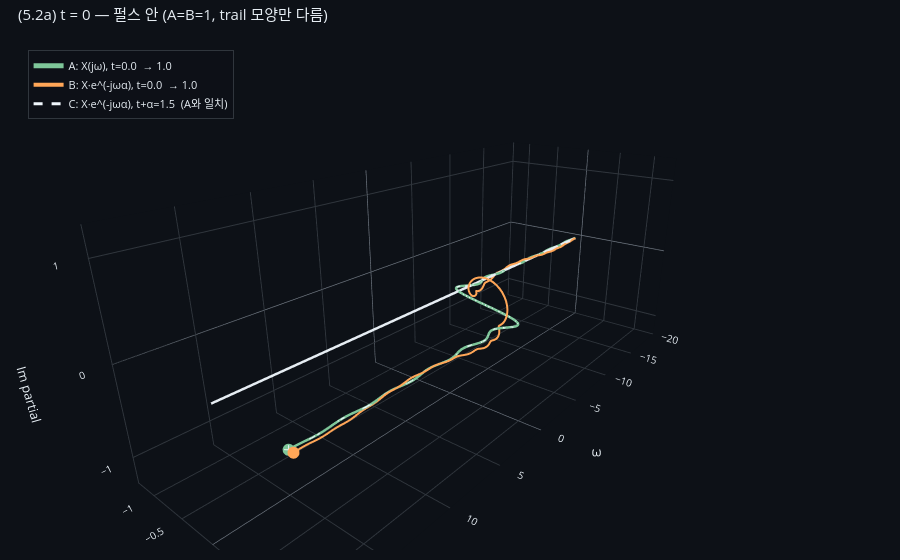

Notebook code for this chart:
### Markdown cell above
### 5.2 — Partial 적분을 3D로 (Trail A/B/C 비교, 세 케이스)

이제 역변환 적분을 ω 누적으로 본다. 좌표: x = ω, (y, z) = (Re partial, Im partial). ω가 -Ω에서 +Ω까지 진행하면서 누적 trail이 3D 공간에서 어떻게 자라는지 본다.

각 t에 대해 세 trail을 *한 그림*에 함께 그려 비교:

| Trail | 적분 핵 | t | 끝점 |
|---|---|---|---|
| A (초록) | `X(jω) · e^(jωt)` | t | rect_W(t) |
| B (주황) | `X(jω)·e^(-jωα) · e^(jωt)` | t | rect_W(t-α) |
| C (흰 점선) | `X(jω)·e^(-jωα) · e^(jω(t+α))` | t+α | rect_W(t)  → A와 정확히 같은 trail |

세 t 케이스: **rect_W(t) = 1, 0.5, 0** 각각 (펄스 안 / 경계 / 외부)
- t = 0: A = rect_W(0) = 1, B = rect_W(-1.5) = 1   → 끝점 같음, trail 모양 다름
- t = 2: A = rect_W(2) = 0.5 (경계), B = rect_W(0.5) = 1 (안)  → 끝점도 다름
- t = 3: A = rect_W(3) = 0 (외부), B = rect_W(1.5) = 1 (안)  → 끝점이 정반대

A vs C는 모든 t에서 정확히 같음 (time shift property).

### Code cell
def partial_accum_3d(omegas, X_kernel, t):
    """X_kernel(jω)에 e^(jωt)를 곱해 ω 누적합. (1/2π) 인자 포함."""
    domega = float(omegas[1] - omegas[0])
    arrows = X_kernel * np.exp(1j * omegas * t) * domega / (2 * np.pi)
    return np.cumsum(arrows)


def rect_W(t):
    if abs(abs(t) - W) < 1e-9:
        return 0.5
    return 1.0 if abs(t) < W else 0.0


def make_three_trails_3d(t_value: float, label: str):
    """주어진 t에서 Trail A/B/C 세 개를 한 3D scene에 그린 figure 반환."""
    cum_A = partial_accum_3d(omegas_3d, X_3d_orig,  t=t_value)
    cum_B = partial_accum_3d(omegas_3d, X_3d_shift, t=t_value)
    cum_C = partial_accum_3d(omegas_3d, X_3d_shift, t=t_value + ALPHA)

    diff_AC = float(np.max(np.abs(cum_A - cum_C)))
    target_A = rect_W(t_value)
    target_B = rect_W(t_value - ALPHA)

    print(f'[{label}]  t = {t_value}')
    print(f'  Trail A 끝점 (X, t):                  {cum_A[-1]:+.4f}    target rect_W(t)   = {target_A}')
    print(f'  Trail B 끝점 (X·e^(-jωα), t):         {cum_B[-1]:+.4f}    target rect_W(t-α) = {target_B}')
    print(f'  Trail C 끝점 (X·e^(-jωα), t+α):       {cum_C[-1]:+.4f}    target rect_W(t)   = {target_A}')
    print(f'  cum_A vs cum_C max diff = {diff_AC:.2e}')
    print()

    fig = go.Figure()

    # 중심축
    fig.add_trace(go.Scatter3d(
        x=[float(omegas_3d[0]), float(omegas_3d[-1])], y=[0,0], z=[0,0],
        mode='lines', line=dict(color=_FG, width=5),
        hoverinfo='skip', showlegend=False,
    ))

    # Trail A — 굵은 초록
    fig.add_trace(go.Scatter3d(
        x=omegas_3d, y=cum_A.real, z=cum_A.imag,
        mode='lines',
        line=dict(color=_GREEN, width=5),
        name=f'A: X(jω), t={t_value}  → {target_A}',
    ))
    fig.add_trace(go.Scatter3d(
        x=[float(omegas_3d[-1])], y=[float(cum_A[-1].real)], z=[float(cum_A[-1].imag)],
        mode='markers', marker=dict(color=_GREEN, size=7),
        showlegend=False, hoverinfo='skip',
    ))

    # Trail B — 주황
    fig.add_trace(go.Scatter3d(
        x=omegas_3d, y=cum_B.real, z=cum_B.imag,
        mode='lines',
        line=dict(color=_ORANGE, width=4),
        name=f'B: X·e^(-jωα), t={t_value}  → {target_B}',
    ))
    fig.add_trace(go.Scatter3d(
        x=[float(omegas_3d[-1])], y=[float(cum_B[-1].real)], z=[float(cum_B[-1].imag)],
        mode='markers', marker=dict(color=_ORANGE, size=7),
        showlegend=False, hoverinfo='skip',
    ))

    # Trail C — 흰 점선 (A 위 덧칠)
    fig.add_trace(go.Scatter3d(
        x=omegas_3d, y=cum_C.real, z=cum_C.imag,
        mode='lines',
        line=dict(color='#f0f6fc', width=3, dash='dash'),
        name=f'C: X·e^(-jωα), t+α={t_value+ALPHA}  (A와 일치)',
    ))
    fig.add_trace(go.Scatter3d(
        x=[float(omegas_3d[-1])], y=[float(cum_C[-1].real)], z=[float(cum_C[-1].imag)],
        mode='markers', marker=dict(color='#f0f6fc', size=5, symbol='cross'),
        showlegend=False, hoverinfo='skip',
    ))

    all_re = np.concatenate([cum_A.real, cum_B.real, cum_C.real])
    all_im = np.concatenate([cum_A.imag, cum_B.imag, cum_C.imag])
    lim = float(max(np.max(np.abs(all_re)), np.max(np.abs(all_im)), 1.0)) * 1.2

    fig.update_layout(
        paper_bgcolor=_BG, plot_bgcolor=_BG,
        font=dict(color=_FG, size=11),
        margin=dict(l=10, r=10, t=40, b=10),
        title=dict(text=label, x=0.02, xanchor='left'),
        height=560,
        scene=dict(
            xaxis=dict(backgroundcolor=_BG, gridcolor=_GRID, zerolinecolor=_AXIS,
                       showbackground=True, color=_FG, title='ω'),
            yaxis=dict(backgroundcolor=_BG, gridcolor=_GRID, zerolinecolor=_AXIS,
                       showbackground=True, color=_FG, title='Re partial',
                       range=[-lim, lim]),
            zaxis=dict(backgroundcolor=_BG, gridcolor=_GRID, zerolinecolor=_AXIS,
                       showbackground=True, color=_FG, title='Im partial',
                       range=[-lim, lim]),
            aspectmode='manual',
            aspectratio=dict(x=2.5, y=1.0, z=1.0),
            camera=dict(eye=dict(x=2.0, y=1.6, z=1.0)),
        ),
        showlegend=True,
        legend=dict(x=0.02, y=0.98, bgcolor='rgba(13,17,23,0.7)',
                    bordercolor=_GRID, borderwidth=1),
    )
    return fig


# 케이스 1: t=0 — 펄스 안 (A=1, B=1, 같은 끝점, trail 모양 다름)
fig_t0 = make_three_trails_3d(t_value=0.0,
    label='(5.2a) t = 0 — 펄스 안 (A=B=1, trail 모양만 다름)')
fig_t0.show()

### Figure 1 — Plotly figure (JSON) as saved in the notebook; plotly's stock layout.template omitted (floating-point values rounded to 4 significant figures; data arrays with more than 128 entries replaced by an {"elided": "..."} marker saying what was removed)
{"data": [{"hoverinfo": "skip", "line": {"color": "#e6edf3", "width": 5}, "mode": "lines", "showlegend": false, "type": "scatter3d", "x": [-18.85, 18.85], "y": [0, 0], "z": [0, 0]}, {"line": {"color": "#7ec699", "width": 5}, "mode": "lines", "name": "A: X(jω), t=0.0  → 1.0", "type": "scatter3d", "x": {"elided": "401 float values"}, "y": {"elided": "401 float values"}, "z": {"elided": "401 float values"}}, {"hoverinfo": "skip", "marker": {"color": "#7ec699", "size": 7}, "mode": "markers", "showlegend": false, "type": "scatter3d", "x": [18.85], "y": [0.9832], "z": [0]}, {"line": {"color": "#ffa657", "width": 4}, "mode": "lines", "name": "B: X·e^(-jωα), t=0.0  → 1.0", "type": "scatter3d", "x": {"elided": "401 float values"}, "y": {"elided": "401 float values"}, "z": {"elided": "401 float values"}}, {"hoverinfo": "skip", "marker": {"color": "#ffa657", "size": 7}, "mode": "markers", "showlegend": false, "type": "scatter3d", "x": [18.85], "y": [1.038], "z": [-4.045e-17]}, {"line": {"color": "#f0f6fc", "dash": "dash", "width": 3}, "mode": "lines", "name": "C: X·e^(-jωα), t+α=1.5  (A와 일치)", "type": "scatter3d", "x": {"elided": "401 float values"}, "y": {"elided": "401 float values"}, "z": {"elided": "401 float values"}}, {"hoverinfo": "skip", "marker": {"color": "#f0f6fc", "size": 5, "symbol": "cross"}, "mode": "markers", "showlegend": false, "type": "scatter3d", "x": [18.85], "y": [0.9832], "z": [2.174e-18]}], "layout": {"font": {"color": "#e6edf3", "size": 11}, "height": 560, "legend": {"bgcolor": "rgba(13,17,23,0.7)", "bordercolor": "#30363d", "borderwidth": 1, "x": 0.02, "y": 0.98}, "margin": {"b": 10, "l": 10, "r": 10, "t": 40}, "paper_bgcolor": "#0d1117", "plot_bgcolor": "#0d1117", "scene": {"aspectmode": "manual", "aspectratio": {"x": 2.5, "y": 1, "z": 1}, "camera": {"eye": {"x": 2, "y": 1.6, "z": 1}}, "xaxis": {"backgroundcolor": "#0d1117", "color": "#e6edf3", "gridcolor": "#30363d", "showbackground": true, "title": {"text": "ω"}, "zerolinecolor": "#7d8590"}, "yaxis": {"backgroundcolor": "#0d1117", "color": "#e6edf3", "gridcolor": "#30363d", "range": [-1.297, 1.297], "showbackground": true, "title": {"text": "Re partial"}, "zerolinecolor": "#7d8590"}, "zaxis": {"backgroundcolor": "#0d1117", "color": "#e6edf3", "gridcolor": "#30363d", "range": [-1.297, 1.297], "showbackground": true, "title": {"text": "Im partial"}, "zerolinecolor": "#7d8590"}}, "showlegend": true, "title": {"text": "(5.2a) t = 0 — 펄스 안 (A=B=1, trail 모양만 다름)", "x": 0.02, "xanchor": "left"}}}
